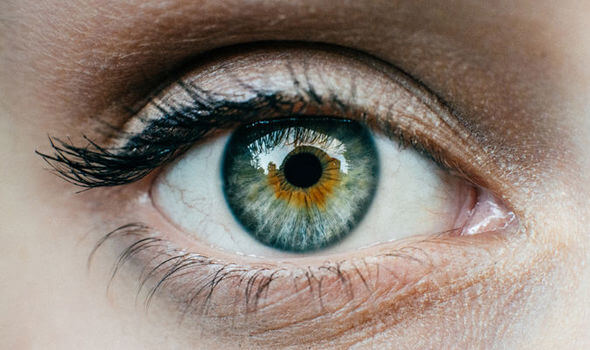
#> input picture dataset/normal/image_246.png, 590 x 350 px
$ jupyter execute --allow-errors app.ipynb   (older library calls are emulated)
#> lines starting #> are read from the running program, lines starting #| are printed output that depends on the picture
### training/feature_extraction.py
import cv2
import numpy as np
from skimage.feature import graycomatrix, graycoprops


def extract_features(gray):

    # normalize image
    gray = cv2.equalizeHist(gray)

    # ---------- SIFT ----------

    sift = cv2.SIFT_create(nfeatures=150)

    keypoints, descriptors = sift.detectAndCompute(gray, None)

    if descriptors is None:
        sift_features = np.zeros(128)
    else:
        sift_features = np.mean(descriptors, axis=0)

    # ---------- GLCM ----------

    glcm = graycomatrix(
        gray,
        distances=[1,2],
        angles=[0, np.pi/4],
        levels=256,
        symmetric=True,
        normed=True
    )

    contrast = graycoprops(glcm,'contrast').mean()
    homogeneity = graycoprops(glcm,'homogeneity').mean()
    energy = graycoprops(glcm,'energy').mean()
    correlation = graycoprops(glcm,'correlation').mean()

    texture_features = np.array([
        contrast,
        homogeneity,
        energy,
        correlation
    ])

    features = np.concatenate((sift_features, texture_features))

    return features

### training/app.ipynb
[cell 1]
import os
import cv2
import numpy as np
import matplotlib.pyplot as plt

from sklearn.metrics import roc_curve, auc
from sklearn.model_selection import train_test_split

from feature_extraction import extract_features
import joblib

[cell 2]
dataset_path = "../dataset"

classes = ["normal", "cataract"]

X = []
y = []

for label in classes:

    folder = os.path.join(dataset_path, label)

    for file in os.listdir(folder):

        if not file.lower().endswith((".jpg",".jpeg",".png",".bmp")):
            continue

        path = os.path.join(folder, file)

        img = cv2.imread(path)
#> img is the input picture: shape (350, 590, 3); mean B, G, R 120.9, 130.6, 142.9

        if img is None:
            continue

        img = cv2.resize(img, (224,224))
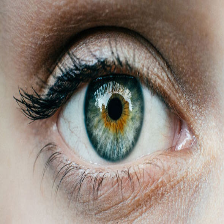
#> img: shape (224, 224, 3); mean B, G, R 120.8, 130.5, 142.8

        gray = cv2.cvtColor(img, cv2.COLOR_BGR2GRAY)
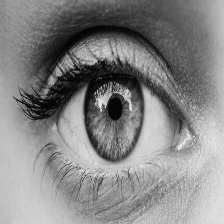
#> gray: shape (224, 224); min 0, max 245, mean 133.1

        features = extract_features(gray)
#> in extract_features, `gray = cv2.equalizeHist(gray)`:
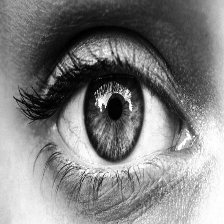
#> gray: shape (224, 224); min 0, max 255, mean 128.2
#> in extract_features, `keypoints, descriptors = sift.detectAndCompute(gray, None)`: keypoints = 150 keypoints; strongest (x, y, size): (102, 101, 8.2), (126, 94, 6.8), (103, 105, 1.9), (130, 108, 2.5)
#> in extract_features, `sift_features = np.mean(descriptors, axis=0)`: sift_features = 128 values, max 95.41 at index 40, min 7.93 at index 6, mean 26.58
#> in extract_features, `contrast = graycoprops(glcm,'contrast').mean()`: contrast = 584.2
#> in extract_features, `homogeneity = graycoprops(glcm,'homogeneity').mean()`: homogeneity = 0.132
#> in extract_features, `energy = graycoprops(glcm,'energy').mean()`: energy = 0.0151
#> in extract_features, `correlation = graycoprops(glcm,'correlation').mean()`: correlation = 0.946
#> in extract_features, `texture_features = np.array([ contrast, homogeneity, energy, correlati..`: texture_features = [584.2, 0.132, 0.0151, 0.946]
#> in extract_features, `features = np.concatenate((sift_features, texture_features))`: features = 132 values, max 584.2 at index 128, min 0.0151 at index 130, mean 30.2

        X.append(features)

        if label == "cataract":
            y.append(1)
        else:
            y.append(0)
#> pass 2 of the loop `for label in classes:`:
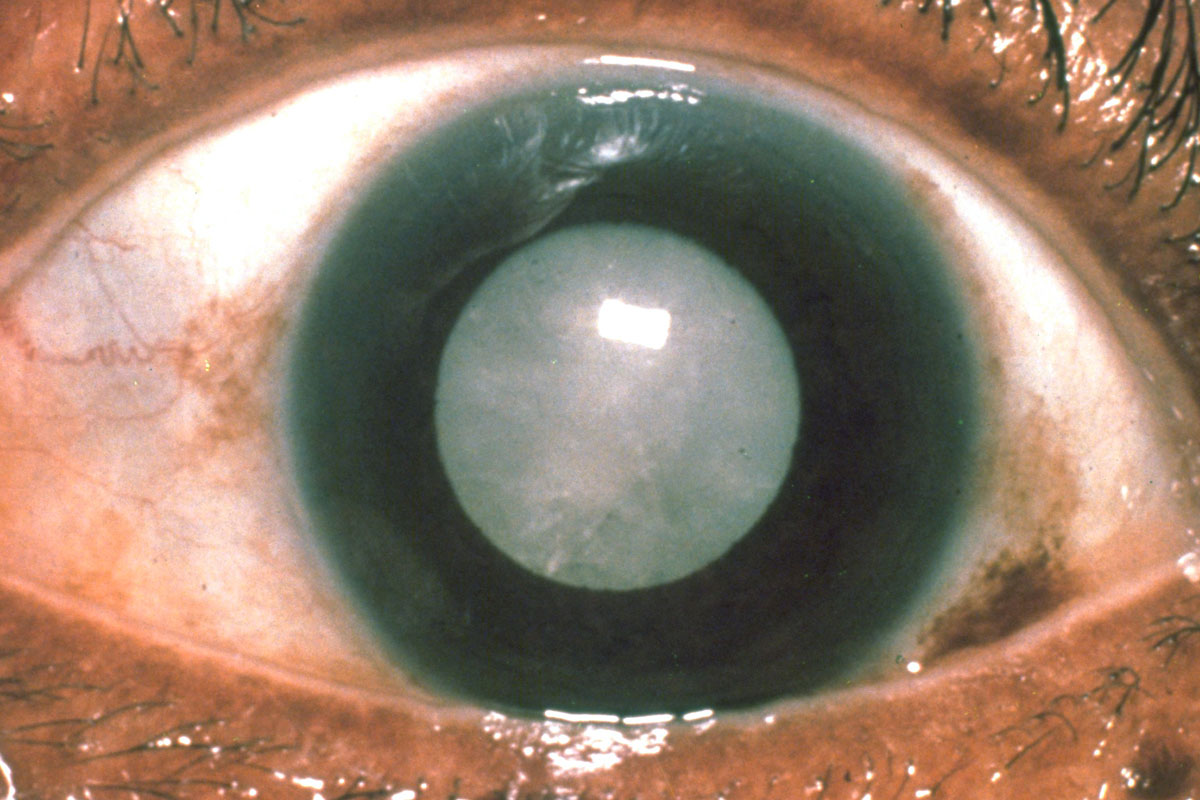
#> input picture dataset/cataract/image_246.png, 1200 x 800 px
#> img is the input picture: shape (800, 1200, 3); mean B, G, R 106.1, 124.4, 149
#> `img = cv2.resize(img, (224,224))`:
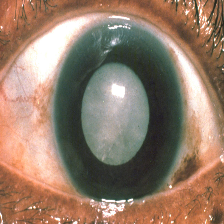
#> img: shape (224, 224, 3); mean B, G, R 106, 124.4, 149
#> in extract_features (call 2), `gray = cv2.equalizeHist(gray)`:
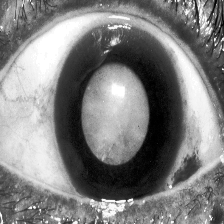
#> gray: shape (224, 224); min 0, max 255, mean 128.2
#> keypoints = 150 keypoints; strongest (x, y, size): (117, 105, 36.7), (118, 100, 34.5), (114, 42, 4.7), (196, 7, 2.1)
#> sift_features = 128 values, max 99.17 at index 48, min 6.85 at index 26, mean 25.65
#> contrast = 476.4
#> homogeneity = 0.146
#> energy = 0.0227
#> correlation = 0.956
#> texture_features = [476.4, 0.146, 0.0227, 0.956]
#> in extract_features (call 2), `features = np.concatenate((sift_features, texture_features))`: features = 132 values, max 476.4 at index 128, min 0.0227 at index 130, mean 28.49

X = np.array(X)
y = np.array(y)

print("Total samples:", len(X))
#| Total samples: 2

#> (a cell that did not finish here is left out)

[cell 4]
model = joblib.load("../models/cataract_detection.pkl")
#> (reads models/cataract_detection.pkl from the repository)
